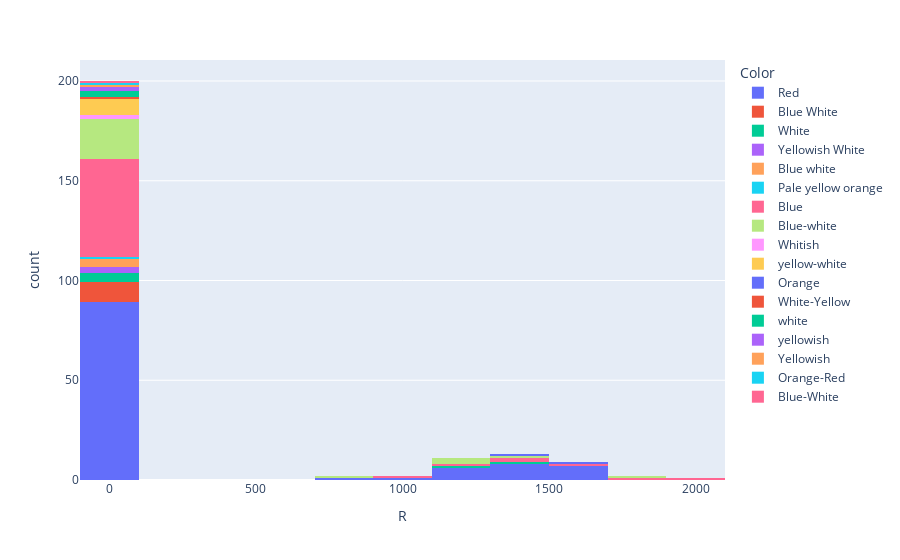

Notebook code cell kept with this figure:
### Code cell
histo2 = pp.histogram(ds, 'R', color='Color') #size
histo2.show()

### Figure 1 — Plotly figure (JSON) as saved in the notebook; plotly's stock layout.template omitted (floating-point values rounded to 4 significant figures)
{"data": [{"alignmentgroup": "True", "bingroup": "x", "hovertemplate": "Color=Red<br>R=%{x}<br>count=%{y}<extra></extra>", "legendgroup": "Red", "marker": {"color": "#636efa", "pattern": {"shape": ""}}, "name": "Red", "offsetgroup": "Red", "orientation": "v", "showlegend": true, "type": "histogram", "x": [0.17, 0.1542, 0.102, 0.16, 0.103, 0.11, 0.127, 0.096, 0.11, 0.13, 0.51, 0.3761, 0.196, 0.393, 0.14, 0.24, 0.16, 0.47, 0.1967, 0.351, 19, 23, 88, 17, 25, 29, 45, 89, 84, 1520, 1260, 1183, 1324, 1349, 1673, 1284, 955, 1546, 0.057, 0.19, 0.094, 0.0918, 0.116, 0.132, 0.093, 0.0911, 0.118, 0.12, 0.273, 0.38, 0.18, 0.35, 0.291, 0.35, 0.24, 0.307, 0.098, 0.161, 1289, 1124, 1635, 1486, 1522, 1324, 1534, 876, 1467, 1324, 0.0912, 0.0976, 0.11, 0.0932, 0.109, 0.121, 0.0932, 0.0899, 0.0782, 0.0856, 0.492, 0.38, 0.31, 0.34, 0.62, 0.73, 0.24, 0.56, 0.34, 0.256, 1480, 1420, 1190, 1553, 0.0915, 0.116, 0.126, 0.0987, 0.0773, 0.0973, 0.119, 0.0998, 0.112, 0.129, 0.148, 0.46, 0.28, 0.378, 0.319, 0.67, 0.258, 0.336, 0.471, 0.675], "xaxis": "x", "yaxis": "y"}, {"alignmentgroup": "True", "bingroup": "x", "hovertemplate": "Color=Blue White<br>R=%{x}<br>count=%{y}<extra></extra>", "legendgroup": "Blue White", "marker": {"color": "#EF553B", "pattern": {"shape": ""}}, "name": "Blue White", "offsetgroup": "Blue White", "orientation": "v", "showlegend": true, "type": "histogram", "x": [0.0084, 0.014, 0.015, 0.0089, 0.0109, 0.0092, 0.0087, 0.00981, 0.00972, 0.00996], "xaxis": "x", "yaxis": "y"}, {"alignmentgroup": "True", "bingroup": "x", "hovertemplate": "Color=White<br>R=%{x}<br>count=%{y}<extra></extra>", "legendgroup": "White", "marker": {"color": "#00cc96", "pattern": {"shape": ""}}, "name": "White", "offsetgroup": "White", "orientation": "v", "showlegend": true, "type": "histogram", "x": [0.01234, 0.011, 0.01, 0.0092, 0.00878, 1423, 1112], "xaxis": "x", "yaxis": "y"}, {"alignmentgroup": "True", "bingroup": "x", "hovertemplate": "Color=Yellowish White<br>R=%{x}<br>count=%{y}<extra></extra>", "legendgroup": "Yellowish White", "marker": {"color": "#ab63fa", "pattern": {"shape": ""}}, "name": "Yellowish White", "offsetgroup": "Yellowish White", "orientation": "v", "showlegend": true, "type": "histogram", "x": [0.00984, 0.0128, 0.011], "xaxis": "x", "yaxis": "y"}, {"alignmentgroup": "True", "bingroup": "x", "hovertemplate": "Color=Blue white<br>R=%{x}<br>count=%{y}<extra></extra>", "legendgroup": "Blue white", "marker": {"color": "#FFA15A", "pattern": {"shape": ""}}, "name": "Blue white", "offsetgroup": "Blue white", "orientation": "v", "showlegend": true, "type": "histogram", "x": [0.0097, 0.00898, 0.00879, 0.00945], "xaxis": "x", "yaxis": "y"}, {"alignmentgroup": "True", "bingroup": "x", "hovertemplate": "Color=Pale yellow orange<br>R=%{x}<br>count=%{y}<extra></extra>", "legendgroup": "Pale yellow orange", "marker": {"color": "#19d3f3", "pattern": {"shape": ""}}, "name": "Pale yellow orange", "offsetgroup": "Pale yellow orange", "orientation": "v", "showlegend": true, "type": "histogram", "x": [0.013], "xaxis": "x", "yaxis": "y"}, {"alignmentgroup": "True", "bingroup": "x", "hovertemplate": "Color=Blue<br>R=%{x}<br>count=%{y}<extra></extra>", "legendgroup": "Blue", "marker": {"color": "#FF6692", "pattern": {"shape": ""}}, "name": "Blue", "offsetgroup": "Blue", "orientation": "v", "showlegend": true, "type": "histogram", "x": [10.6, 26, 0.0131, 10.2, 12, 14, 36, 83, 12, 42, 63, 36, 57, 67, 0.0112, 0.00934, 6.86, 57, 36, 83, 97, 35, 24, 73, 39, 30, 24, 1679, 1045, 0.0121, 0.0114, 0.0113, 0.0116, 0.0124, 0.0142, 0.0127, 0.0104, 0.0106, 0.00998, 6.39, 6.237, 35, 76, 98, 81, 62, 46, 80, 25, 86, 92, 1356, 1948.0, 1356, 1194, 1783], "xaxis": "x", "yaxis": "y"}, {"alignmentgroup": "True", "bingroup": "x", "hovertemplate": "Color=Blue-white<br>R=%{x}<br>count=%{y}<extra></extra>", "legendgroup": "Blue-white", "marker": {"color": "#B6E880", "pattern": {"shape": ""}}, "name": "Blue-white", "offsetgroup": "Blue-white", "orientation": "v", "showlegend": true, "type": "histogram", "x": [6.3, 7.2, 2.63, 6.98, 7.01, 6.02, 5.745, 5.68, 5.92, 6.4, 5.49, 6.78, 6.21, 1779, 708.9, 1134.0, 6.36, 5.856, 5.992, 6.64, 1.91, 6.03, 5.653, 1494, 1252, 1130], "xaxis": "x", "yaxis": "y"}, {"alignmentgroup": "True", "bingroup": "x", "hovertemplate": "Color=Whitish<br>R=%{x}<br>count=%{y}<extra></extra>", "legendgroup": "Whitish", "marker": {"color": "#FF97FF", "pattern": {"shape": ""}}, "name": "Whitish", "offsetgroup": "Whitish", "orientation": "v", "showlegend": true, "type": "histogram", "x": [2.89, 1.8], "xaxis": "x", "yaxis": "y"}, {"alignmentgroup": "True", "bingroup": "x", "hovertemplate": "Color=yellow-white<br>R=%{x}<br>count=%{y}<extra></extra>", "legendgroup": "yellow-white", "marker": {"color": "#FECB52", "pattern": {"shape": ""}}, "name": "yellow-white", "offsetgroup": "yellow-white", "orientation": "v", "showlegend": true, "type": "histogram", "x": [0.9, 1.12, 0.98, 1.106, 0.99, 0.91, 1.34, 1.93], "xaxis": "x", "yaxis": "y"}, {"alignmentgroup": "True", "bingroup": "x", "hovertemplate": "Color=Orange<br>R=%{x}<br>count=%{y}<extra></extra>", "legendgroup": "Orange", "marker": {"color": "#636efa", "pattern": {"shape": ""}}, "name": "Orange", "offsetgroup": "Orange", "orientation": "v", "showlegend": true, "type": "histogram", "x": [1648, 1315], "xaxis": "x", "yaxis": "y"}, {"alignmentgroup": "True", "bingroup": "x", "hovertemplate": "Color=White-Yellow<br>R=%{x}<br>count=%{y}<extra></extra>", "legendgroup": "White-Yellow", "marker": {"color": "#EF553B", "pattern": {"shape": ""}}, "name": "White-Yellow", "offsetgroup": "White-Yellow", "orientation": "v", "showlegend": true, "type": "histogram", "x": [0.012], "xaxis": "x", "yaxis": "y"}, {"alignmentgroup": "True", "bingroup": "x", "hovertemplate": "Color=white<br>R=%{x}<br>count=%{y}<extra></extra>", "legendgroup": "white", "marker": {"color": "#00cc96", "pattern": {"shape": ""}}, "name": "white", "offsetgroup": "white", "orientation": "v", "showlegend": true, "type": "histogram", "x": [0.0095, 0.00892, 0.00892], "xaxis": "x", "yaxis": "y"}, {"alignmentgroup": "True", "bingroup": "x", "hovertemplate": "Color=yellowish<br>R=%{x}<br>count=%{y}<extra></extra>", "legendgroup": "yellowish", "marker": {"color": "#ab63fa", "pattern": {"shape": ""}}, "name": "yellowish", "offsetgroup": "yellowish", "orientation": "v", "showlegend": true, "type": "histogram", "x": [0.865, 0.795], "xaxis": "x", "yaxis": "y"}, {"alignmentgroup": "True", "bingroup": "x", "hovertemplate": "Color=Yellowish<br>R=%{x}<br>count=%{y}<extra></extra>", "legendgroup": "Yellowish", "marker": {"color": "#FFA15A", "pattern": {"shape": ""}}, "name": "Yellowish", "offsetgroup": "Yellowish", "orientation": "v", "showlegend": true, "type": "histogram", "x": [1.13], "xaxis": "x", "yaxis": "y"}, {"alignmentgroup": "True", "bingroup": "x", "hovertemplate": "Color=Orange-Red<br>R=%{x}<br>count=%{y}<extra></extra>", "legendgroup": "Orange-Red", "marker": {"color": "#19d3f3", "pattern": {"shape": ""}}, "name": "Orange-Red", "offsetgroup": "Orange-Red", "orientation": "v", "showlegend": true, "type": "histogram", "x": [0.876], "xaxis": "x", "yaxis": "y"}, {"alignmentgroup": "True", "bingroup": "x", "hovertemplate": "Color=Blue-White<br>R=%{x}<br>count=%{y}<extra></extra>", "legendgroup": "Blue-White", "marker": {"color": "#FF6692", "pattern": {"shape": ""}}, "name": "Blue-White", "offsetgroup": "Blue-White", "orientation": "v", "showlegend": true, "type": "histogram", "x": [2.487], "xaxis": "x", "yaxis": "y"}], "layout": {"barmode": "relative", "legend": {"title": {"text": "Color"}, "tracegroupgap": 0}, "margin": {"t": 60}, "xaxis": {"anchor": "y", "domain": [0, 1], "title": {"text": "R"}}, "yaxis": {"anchor": "x", "domain": [0, 1], "title": {"text": "count"}}}}
